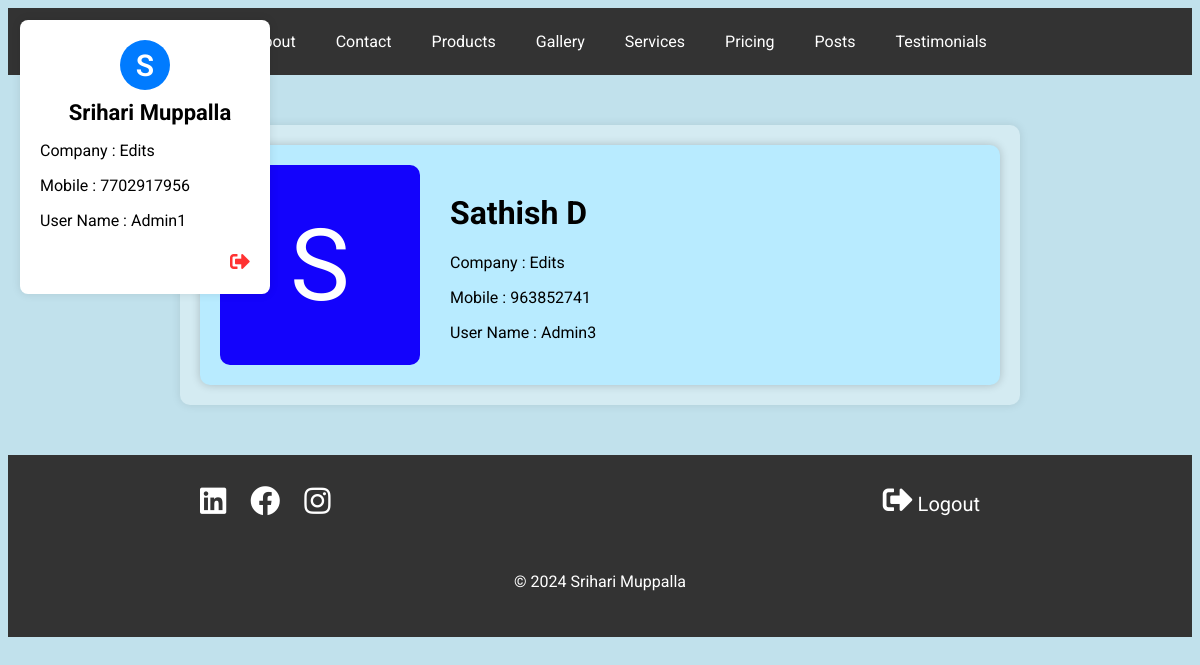
Page /admin3 (signed in) on the earlier database version.
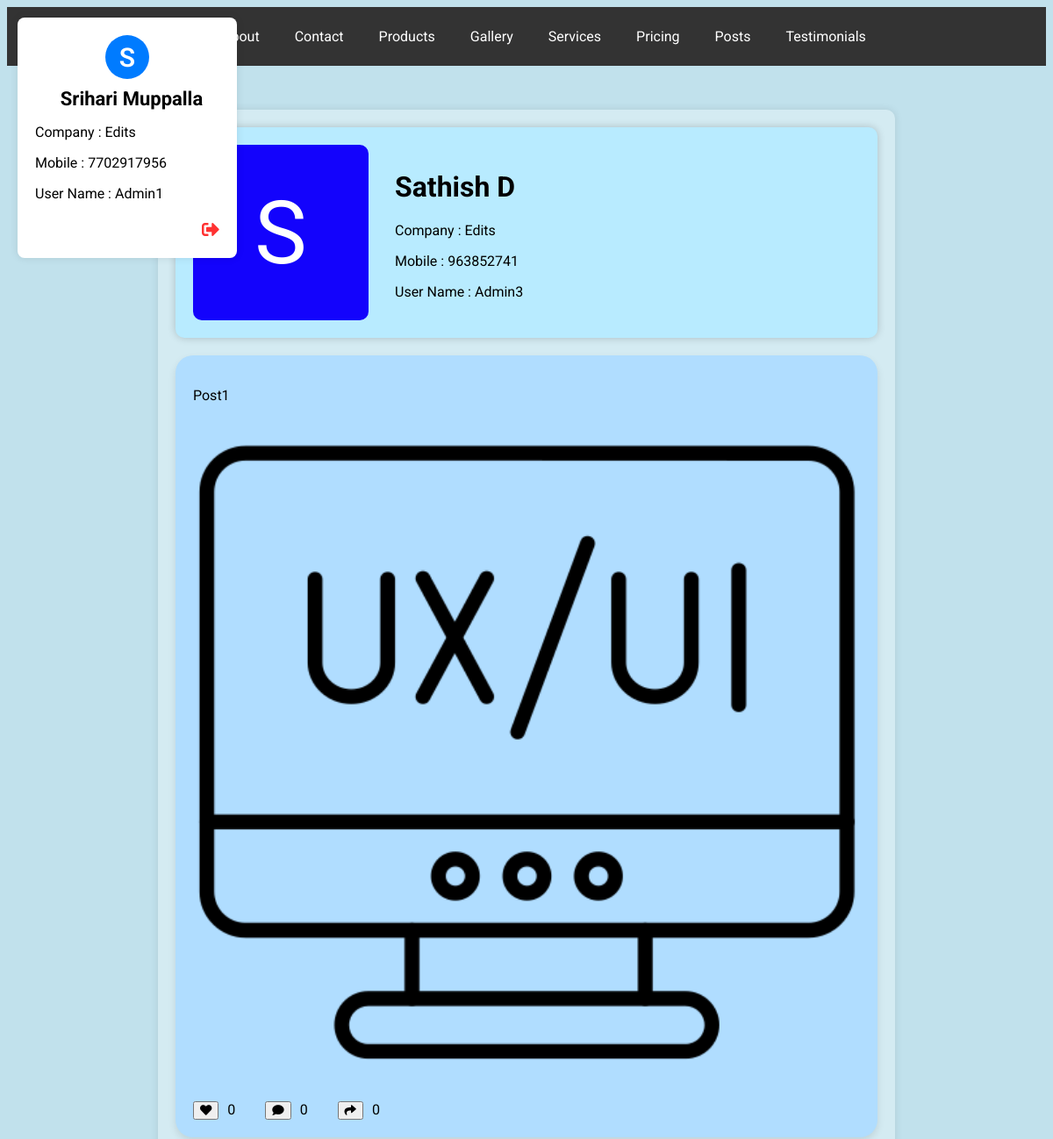
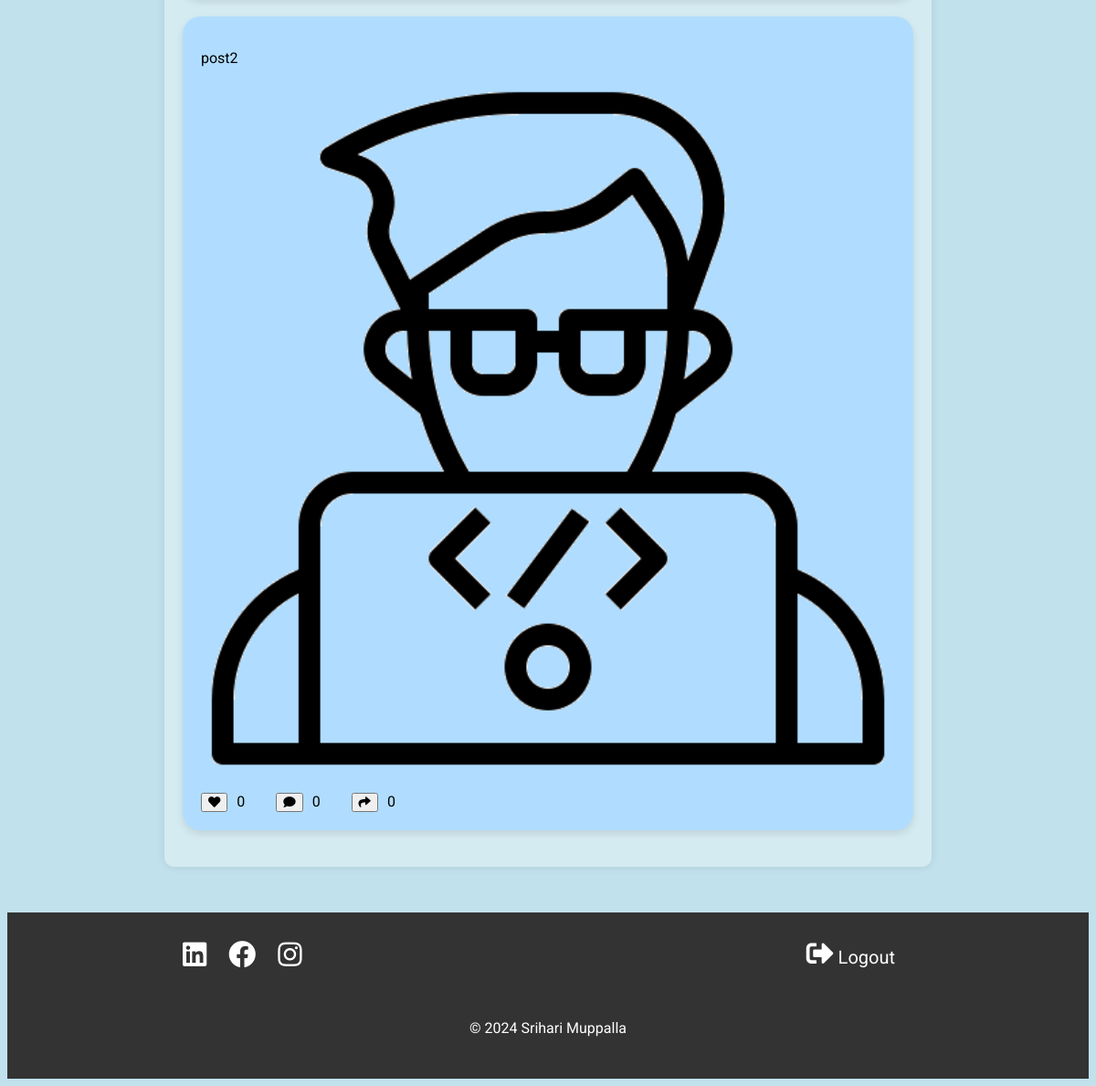
Same page on the later database version (2 pictures, top to bottom).
### tables this page shows
CREATE TABLE registrations (
                    id INTEGER PRIMARY KEY,
                    first_name TEXT NOT NULL,
                    last_name TEXT NOT NULL,
                    company_name TEXT NOT NULL,
                    phone_number TEXT NOT NULL,
                    username TEXT NOT NULL,
                    password TEXT NOT NULL
                );

CREATE TABLE userposts (
        id INTEGER PRIMARY KEY AUTOINCREMENT,
        username TEXT,
        caption TEXT,
        image_url TEXT,
        likes INTEGER DEFAULT 0,
        comments INTEGER DEFAULT 0,
        shares INTEGER DEFAULT 0
    );

### app.py (the view)
@app.route('/<username>')
def user_details(username):
    try:
        conn = sqlite3.connect('example.db')
        cursor = conn.cursor()
        cursor.execute("SELECT * FROM registrations WHERE username=?", (username,))
        indiUserData = cursor.fetchall()
        indiUserDataList = indiUserData[0]
        print(logging.debug(indiUserData))
    except sqlite3.Error as e:
        print("SQLite error:", e)
        posts = []
    finally:
        conn.close()
    try:
        conn = sqlite3.connect('example.db')
        cursor = conn.cursor()
        cursor.execute("SELECT * FROM userposts WHERE username=?", (username,))
        posts = cursor.fetchall()
        print(logging.debug(posts))
    except sqlite3.Error as e:
        print("SQLite error:", e)
        posts = []
    finally:
        conn.close()
    if 'username' in session:
        username = session['username']
        try:
            conn = sqlite3.connect('example.db')
            cursor = conn.cursor()
            cursor.execute("SELECT * FROM registrations WHERE username=?", (username,))
            User = cursor.fetchall()
            userData = User[0]
            print(logging.debug(userData))
        except sqlite3.Error as e:
            print("SQLite error:", e)
            posts = []
        finally:
            conn.close()
    return render_template('userdetails.html', userData=userData, indiUserDataList=indiUserDataList, posts=posts)

### Templates/userdetails.html
{% extends "index.html" %}
{% block content %}
<div class="container">
    <div class="user-cont">
        <div class="user-cont-profile-img">{{ indiUserDataList[1][0] }}</div>
        <div class="user-cont-info">
            <h1>{{ indiUserDataList[1] }} {{ indiUserDataList[2] }}</h1>
            <p>Company : {{ indiUserDataList[3] }}</p>
            <p>Mobile : {{ indiUserDataList[4] }}</p>
            <p>User Name : {{ indiUserDataList[5] }}</p>
        </div>
    </div>
    {% for post in posts %}
    <div class="post">
        <p>{{ post[2] }}</p>
        <img src="{{ post[3] }}" alt="Post Image"><br />
        <button onclick="likePost('{{ post.id }}')"><i class="fas fa-solid fa-heart"></i></button><span>{{ post[4] }}</span>
        <button onclick="commentPost('{{ post.id }}')"><i class="fas fa-solid fa-comment"></i></button><span>{{ post[5] }}</span>
        <button onclick="sharePost('{{ post.id }}')"><i class="fas fa-solid fa-share"></i></button><span>{{ post[6] }}</span>
    </div>
    {% endfor %}
</div>
{% endblock %}

### Templates/index.html (shortened to what this page needs)
<!DOCTYPE html>
    <html lang="en">
    <head>
        <link rel="stylesheet" href="{{ url_for('static', filename='styles.css') }}">
        <link rel="stylesheet" href="https://cdnjs.cloudflare.com/ajax/libs/font-awesome/5.15.4/css/all.min.css">
    </head>
    <body>
    <div class="profile-container">
        <div class="profile-content">
            <div class="profile-name-sec"><div class="profile-pic">{{ userData[1][0] }} </div><h1>{{ userData[1] }} {{ userData[2] }}</h1></div>
            <p>Company : {{ userData[3] }}</p>
            <p>Mobile : {{ userData[4] }}</p>
            <p>User Name : {{ userData[5] }}</p>
            <p class="logout"><a href="/logout" class="logout"><i class="fas fa-sign-out-alt" title="log out"></i></a></p>
        </div>
    </div>
    <div class="nav-container">
        <nav>
            <a href="/home">Home</a>
            <a href="/about">About</a>
            <a href="/contact">Contact</a>
            <a href="/products">Products</a>
            <a href="/gallery">Gallery</a>
            <a href="/services">Services</a>
            <a href="/pricing">Pricing</a>
            <a href="/posts">Posts</a>
            <a href="/testimonials">Testimonials</a>
        </nav>
    </div>
        <div class="content">
            {% block content %}
            {% endblock %}
            <footer>
                <div class="container1">
                <div class="social-icons">
                    <div>
                    <a href="https://in.linkedin.com/in/srihari-muppalla" target="_blank"><i class="fab fa-linkedin"></i></a>
                    <a href="#"><i class="fab fa-facebook" target="_blank"></i></a>
                    <a href="https://www.instagram.com/srihari_developer/?igsh=MWY4MnQ2NndwN3E5ag%3D%3D" target="_blank"><i class="fab fa-instagram"></i></a>
                    </div>
                    <div>
                        <a href="/logout" class="logout"><i class="fas fa-sign-out-alt"></i> Logout</a>
                    </div>
                </div>
            </div>
                <div class="container1">
                <p>&copy; 2024 Srihari Muppalla</p>
                </div>
            </footer>
        </div>
    </body>
    </html>

### static/styles.css (style rules this page uses)
.container1 { max-width: 800px; margin: 0 auto; padding: 20px; }
.container { max-width: 800px; margin: 50px auto; padding: 20px; background-color: #fff; border-radius: 10px; box-shadow: 0 0 10px rgba(0, 0, 0, 0.1); text-align: justify; animation: fadeIn 1s ease-in-out; background-color: #D4ebf2; }
.profile-container { width: 250px; height: auto; background-color: #fff; position: absolute; top: 20px; left: 20px; border-radius: 8px; box-shadow: 0 0 10px rgba(0, 0, 0, 0.1); }
.profile-content { padding: 0px 20px; text-transform: capitalize; font-family: roboto; }
.profile-name-sec { display: flex; flex-direction: column; justify-content: center; align-items: center; margin-top: 20px; }
.profile-name-sec h1 { font-size: 22px; margin-left: 10px; margin-top: 10px; margin-bottom: 0px; }
.profile-pic { width: 50px; height: 50px; border-radius: 50%; background-color: #007bff; color: #fff; display: inline-block; text-align: center; display: flex; flex-direction: row; justify-content: center; align-items: center; font-size: 30px; font-weight: 600; }
.logout { text-align: right; color: rgba(255, 0, 0, 0.805); font-size: 20px; }
.post { width: 100%; box-shadow: 0 4px 8px rgba(0, 0, 0, 0.1); padding: 20px; box-sizing: border-box; margin: 20px 0px; border-radius: 20px; background-color: #b0ddff; }
.post img { width: 100%; height: auto; margin-bottom: 15px; }
.post span { margin-right: 30px; margin-left: 10px; }
.user-cont { border-radius: 10px; box-shadow: 0 0 10px rgba(0, 0, 0, 0.2); padding: 20px; box-sizing: border-box; text-transform: capitalize; background-color: #b8ebff; display: flex; flex-direction: row; justify-content: flex-start; align-items: center; }
.user-cont-profile-img { width: 200px; height: 200px; display: flex; flex-direction: row; justify-content: center; align-items: center; background-color: #1303fc; color: #fff; font-size: 100px; border-radius: 10px; }
.user-cont-info { margin-left: 30px; }

### Templates/index.html (style rules this page uses)
body { font-family: 'Roboto'; background-color: #C1e1ec; }
.nav-container { background-color: #333; }
nav { background-color: #333; color: white; padding: 10px; overflow: hidden; width: 900px; margin: 0 auto; }
nav a { float: left; color: white; text-align: center; padding: 14px 20px; text-decoration: none; }
footer { background-color: #333; color: #fff; text-align: center; padding: 10px 0; }
.social-icons { display: flex; flex-direction: row; align-items: center; justify-content: space-between; }
.social-icons i { font-size: 30px; }
.social-icons a { color: #fff; text-decoration: none; margin-right: 20px; }

Differences in the rows shown:
added userposts: caption "Post1", shows a picture, likes "0", comments "0", shares "0"
added userposts: caption "post2", shows a picture, likes "0", comments "0", shares "0"
